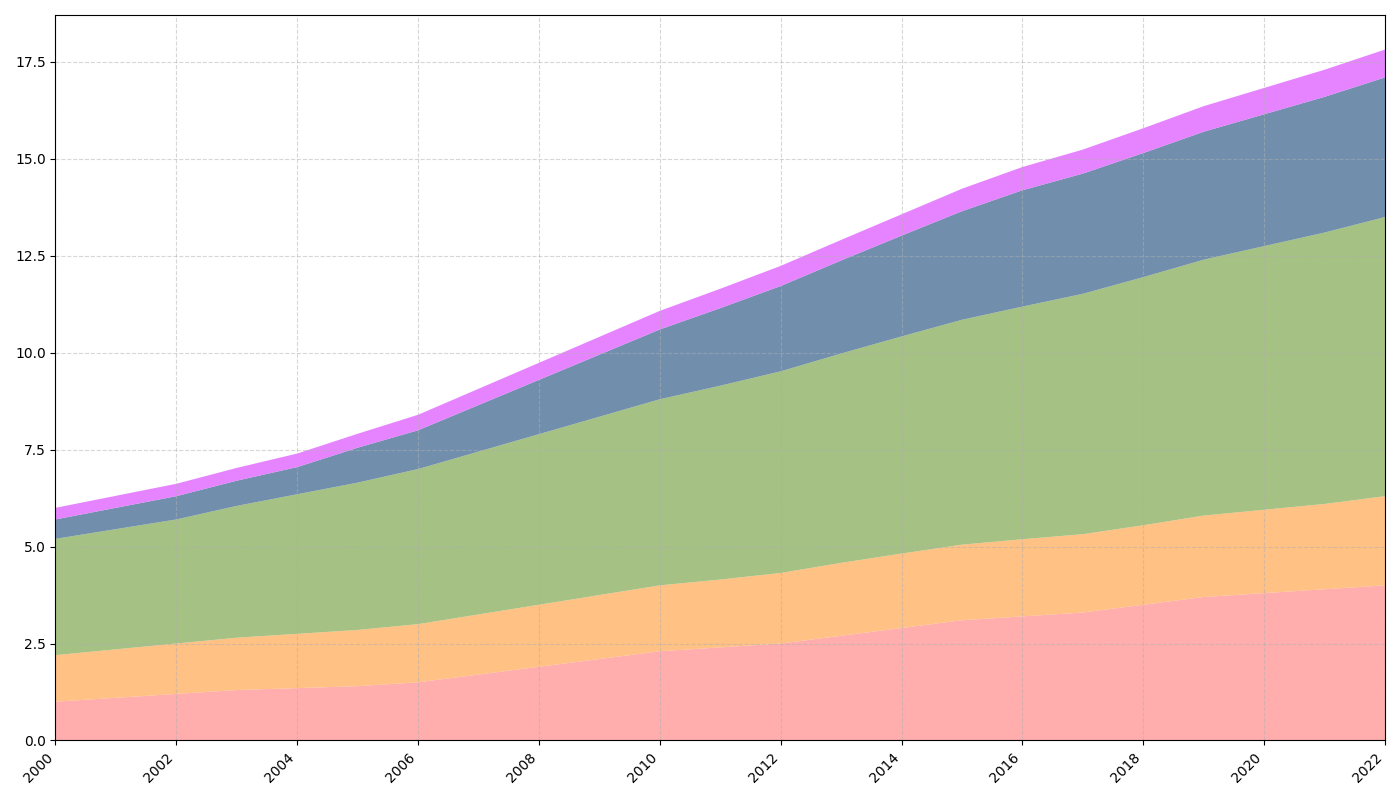

This figure's Python source:
import matplotlib.pyplot as plt
import numpy as np

years = np.arange(2000, 2023)

elves = np.array([1, 1.1, 1.2, 1.3, 1.35, 1.4, 1.5, 1.7, 1.9, 2.1, 2.3, 2.4, 2.5, 2.7, 2.9, 3.1, 3.2, 3.3, 3.5, 3.7, 3.8, 3.9, 4.0])
dwarfs = np.array([1.2, 1.25, 1.3, 1.35, 1.4, 1.45, 1.5, 1.55, 1.6, 1.65, 1.7, 1.75, 1.82, 1.88, 1.92, 1.95, 1.99, 2.02, 2.05, 2.1, 2.15, 2.2, 2.3])
humans = np.array([3, 3.1, 3.2, 3.4, 3.6, 3.8, 4, 4.2, 4.4, 4.6, 4.8, 5, 5.2, 5.4, 5.6, 5.8, 6, 6.2, 6.4, 6.6, 6.8, 7, 7.2])
orcs = np.array([0.5, 0.55, 0.6, 0.65, 0.7, 0.9, 1, 1.2, 1.4, 1.6, 1.8, 2, 2.2, 2.4, 2.6, 2.8, 3, 3.1, 3.2, 3.3, 3.4, 3.5, 3.6])
fairies = np.array([0.3, 0.31, 0.32, 0.33, 0.35, 0.36, 0.4, 0.42, 0.44, 0.46, 0.48, 0.5, 0.52, 0.53, 0.55, 0.58, 0.6, 0.62, 0.64, 0.66, 0.68, 0.7, 0.72])

population_data = np.vstack([elves, dwarfs, humans, orcs, fairies])

fig, ax = plt.subplots(figsize=(14, 8))

ax.stackplot(years, population_data,
             colors=['#FF9999', '#FFB266', '#8FB266', '#4D7399', '#E066FF'], alpha=0.8)

ax.grid(True, linestyle='--', alpha=0.5)
ax.set_xlim(years[0], years[-1])
ax.set_xticks(years[::2])
ax.set_xticklabels(years[::2], rotation=45, ha='right')

plt.tight_layout()
plt.show()
